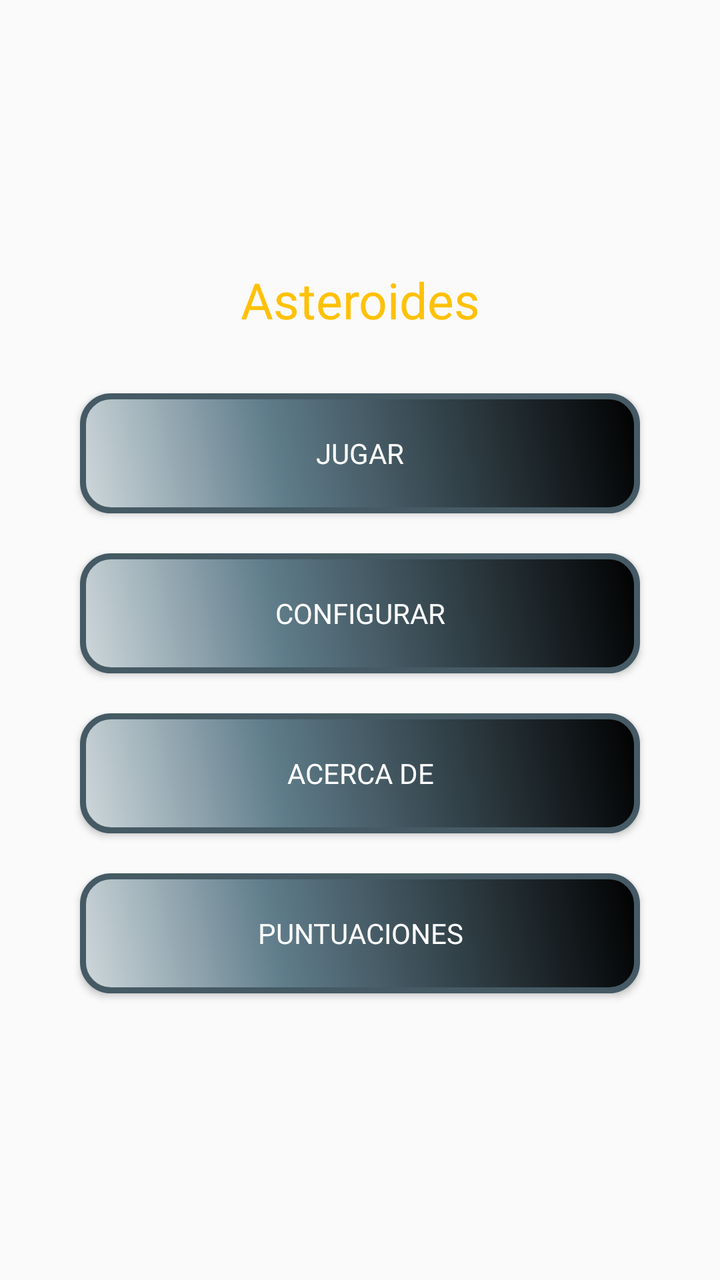
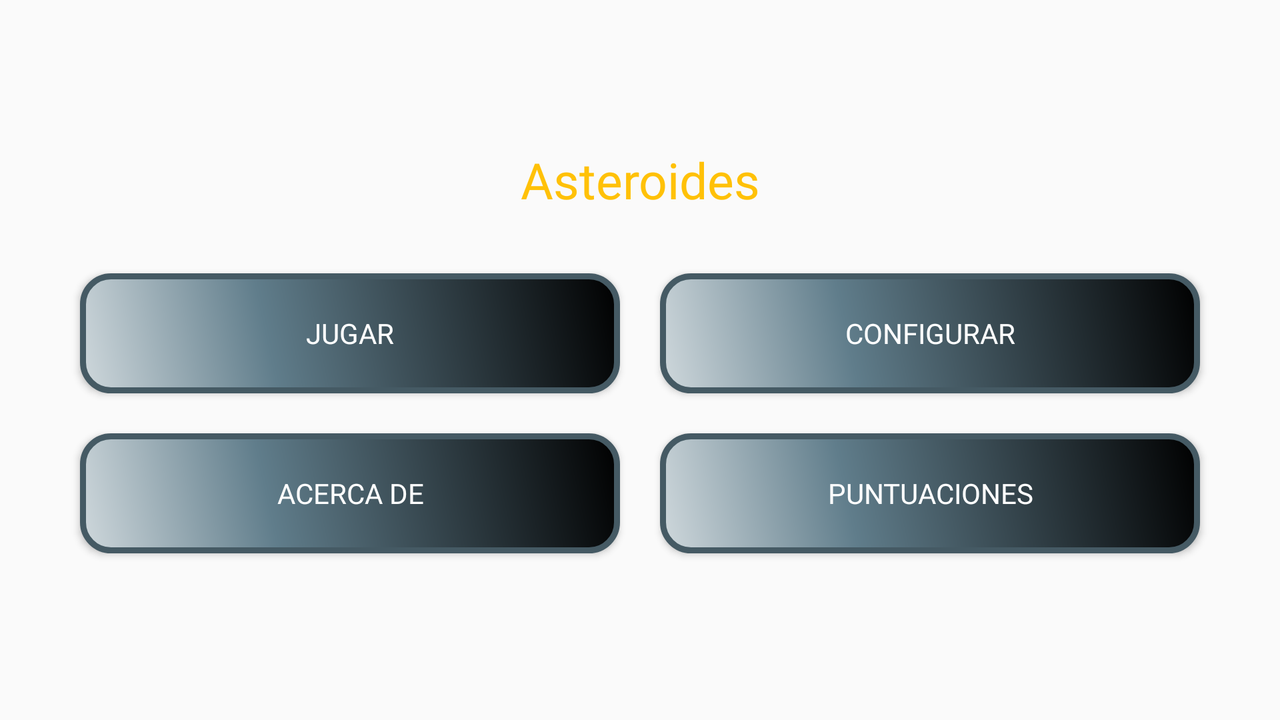

An Android layout and its configuration variant, each rendered on a device that would load it. The default file and the variant file are quoted in full after the pictures.
<!-- AndroidManifest.xml: application theme AppTheme -->
<!-- res/layout/activity_main.xml -->
<LinearLayout
    xmlns:android="http://schemas.android.com/apk/res/android"
    xmlns:tools="http://schemas.android.com/tools"
    android:background="@drawable/wallpaper"
    android:orientation="vertical"
    android:layout_width="match_parent"
    android:layout_height="match_parent"
    android:gravity="center"
    android:padding="30dp"
    tools:context=".MainActivity" >

    <TextView
        android:layout_width="match_parent"
        android:layout_height="wrap_content"
        android:layout_marginBottom="20dp"
        android:fontFamily="@font/press_start_2p"
        android:gravity="center"
        android:text="@string/appTitle"
        android:textColor="#FFC107"
        android:textSize="25sp" />

    <Button
        android:id="@+id/Button01"
        android:layout_width="match_parent"
        android:layout_height="wrap_content"
        android:layout_margin="10dp"
        android:background="@drawable/buttonshape"
        android:fontFamily="@font/press_start_2p"
        android:onClick="startGame"
        android:text="@string/Begin"
        android:textColor="#FFFFFF" />

    <Button
        android:id="@+id/Button02"
        android:layout_width="match_parent"
        android:layout_height="wrap_content"
        android:layout_margin="10dp"
        android:background="@drawable/buttonshape"
        android:fontFamily="@font/press_start_2p"
        android:onClick="startPreferences"
        android:text="@string/Configure" />

    <Button
        android:id="@+id/Button03"
        android:layout_width="match_parent"
        android:layout_height="wrap_content"
        android:layout_margin="10dp"
        android:background="@drawable/buttonshape"
        android:fontFamily="@font/press_start_2p"
        android:onClick="startAbout"
        android:text="@string/moreInfo" />

    <Button
        android:id="@+id/Button04"
        android:layout_width="match_parent"
        android:layout_height="wrap_content"
        android:layout_margin="10dp"
        android:background="@drawable/buttonshape"
        android:fontFamily="@font/press_start_2p"
        android:onClick="startScoreboard"
        android:text="@string/Scoreboard" />
</LinearLayout>
<!-- resources referenced by this layout -->
<resources>
  <!-- drawable buttonshape (drawable) -->
  <?xml version="1.0" encoding="utf-8"?>
  <shape xmlns:android="http://schemas.android.com/apk/res/android" android:shape="rectangle" >
      <corners
          android:radius="14dp"
          />
      <gradient
          android:angle="45"
          android:centerX="35%"
          android:centerColor="#607D8B"
          android:startColor="#CFD8DC"
          android:endColor="#000000"
          android:type="linear"
          />
      <size
          android:width="270dp"
          android:height="60dp"
          />
      <stroke
          android:width="3dp"
          android:color="#455A64"
          />
  </shape>
  <string name="Begin">Jugar</string>
  <string name="Configure">Configurar</string>
  <string name="Scoreboard">Puntuaciones</string>
  <string name="appTitle">Asteroides</string>
     //
  <string name="moreInfo">Acerca de </string>
  <style name="AppTheme" parent="Theme.AppCompat.Light.DarkActionBar">
          
          <item name="android:typeface">serif</item>
          <item name="android:textColor">#FFFFFF</item>
          <item name="colorPrimary">@color/colorPrimary</item>
          <item name="colorPrimaryDark">@color/colorPrimaryDark</item>
          <item name="colorAccent">@color/colorAccent</item>
      </style>
  <color name="colorPrimary">#000000</color>
  <color name="colorPrimaryDark">#000000</color>
  <color name="colorAccent">#000000</color>
</resources>
<!-- res/layout-land/activity_main.xml (the repository's variant of the layout above) -->
<!-- drawn on the phone turned sideways -->
<LinearLayout
    xmlns:android="http://schemas.android.com/apk/res/android"
    xmlns:tools="http://schemas.android.com/tools"
    android:background="@drawable/wallpaper"
    android:orientation="vertical"
    android:layout_width="match_parent"
    android:layout_height="match_parent"
    android:gravity="center"
    android:padding="30dp"
    tools:context=".MainActivity" >
    <TextView
        android:layout_width="match_parent"
        android:layout_height="wrap_content"
        android:text="@string/appTitle"
        android:fontFamily="@font/press_start_2p"
        android:textColor="#FFC107"
        android:gravity="center"
        android:textSize="25sp"
        android:layout_marginBottom="20dp"/>
    <TableLayout
        android:layout_width="match_parent"
        android:layout_height="wrap_content"
        android:gravity="center"
        android:stretchColumns="*">
        <TableRow>

            <Button
                android:id="@+id/button01"
                android:layout_width="match_parent"
                android:layout_height="wrap_content"
                android:layout_margin="10dp"
                android:background="@drawable/buttonshape"
                android:fontFamily="@font/press_start_2p"
                android:onClick="startGame"
                android:text="@string/Begin" />

            <Button
                android:id="@+id/button02"
                android:layout_width="match_parent"
                android:layout_height="wrap_content"
                android:layout_margin="10dp"
                android:background="@drawable/buttonshape"
                android:fontFamily="@font/press_start_2p"
                android:onClick="startPreferences"
                android:text="@string/Configure" />
        </TableRow>
        <TableRow>

            <Button
                android:id="@+id/button03"
                android:layout_width="match_parent"
                android:layout_height="wrap_content"
                android:layout_margin="10dp"
                android:background="@drawable/buttonshape"
                android:fontFamily="@font/press_start_2p"
                android:onClick="startAbout"
                android:text="@string/moreInfo" />

            <Button
                android:id="@+id/button04"
                android:layout_width="match_parent"
                android:layout_height="wrap_content"
                android:layout_margin="10dp"
                android:background="@drawable/buttonshape"
                android:fontFamily="@font/press_start_2p"
                android:onClick="startScoreboard"
                android:text="@string/Scoreboard" />
        </TableRow>
    </TableLayout>
</LinearLayout>
